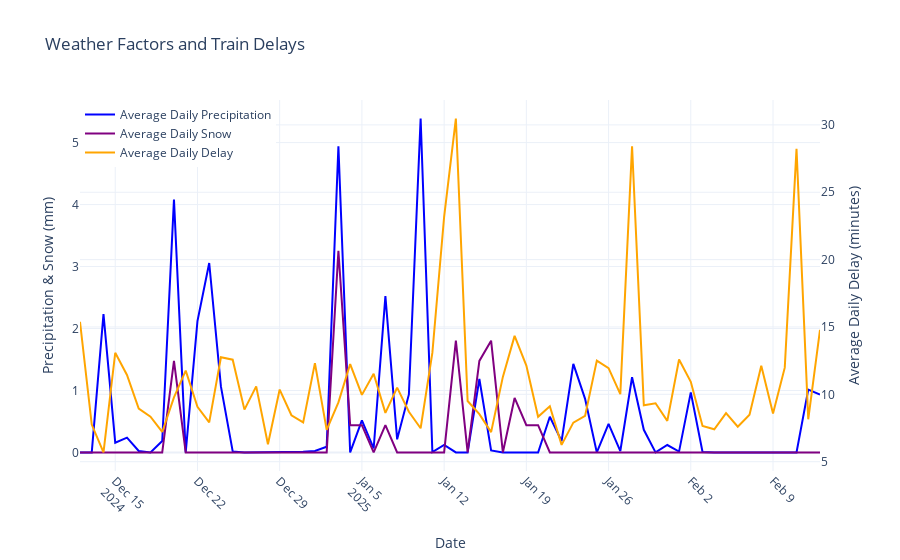

Notebook code for this chart:
### Code cell
import plotly.express as px
import plotly.graph_objects as go

# Convert date column to datetime if necessary
df["date"] = pd.to_datetime(df["date"])

# Calculate daily averages
daily_avg_precipitation = df.groupby(df["date"].dt.date)["prcp"].mean().reset_index()
daily_avg_precipitation["date"] = pd.to_datetime(daily_avg_precipitation["date"])

daily_avg_delay = (
    df.groupby(df["date"].dt.date)["avg_incoming_delay"].mean().reset_index()
)
daily_avg_delay["date"] = pd.to_datetime(daily_avg_delay["date"])

daily_avg_snow = df.groupby(df["date"].dt.date)["snow"].mean().reset_index()
daily_avg_snow["date"] = pd.to_datetime(daily_avg_snow["date"])

# Create the first figure for Precipitation & Train Delays
fig = go.Figure()

# Add precipitation trace
fig.add_trace(
    go.Scatter(
        x=daily_avg_precipitation["date"],
        y=daily_avg_precipitation["prcp"],
        mode="lines",
        name="Average Daily Precipitation",
        line=dict(color="blue"),
        yaxis="y",
    )
)

# Add snow trace
fig.add_trace(
    go.Scatter(
        x=daily_avg_snow["date"],
        y=daily_avg_snow["snow"],
        mode="lines",
        name="Average Daily Snow",
        line=dict(color="purple"),
        yaxis="y",
    )
)

# Add train delay trace
fig.add_trace(
    go.Scatter(
        x=daily_avg_delay["date"],
        y=daily_avg_delay["avg_incoming_delay"],
        mode="lines",
        name="Average Daily Delay",
        line=dict(color="orange"),
        yaxis="y2",
    )
)

# Update layout
fig.update_layout(
    title="Weather Factors and Train Delays",
    xaxis=dict(title="Date", tickangle=45),
    yaxis=dict(title="Precipitation & Snow (mm)", side="left"),
    yaxis2=dict(title="Average Daily Delay (minutes)", overlaying="y", side="right"),
    legend=dict(x=0, y=1),
    template="plotly_white",
)

# Show the figure
fig.show()

# Save the figure to an HTML file
fig.write_html("weather_factors_and_train_delays.html")
